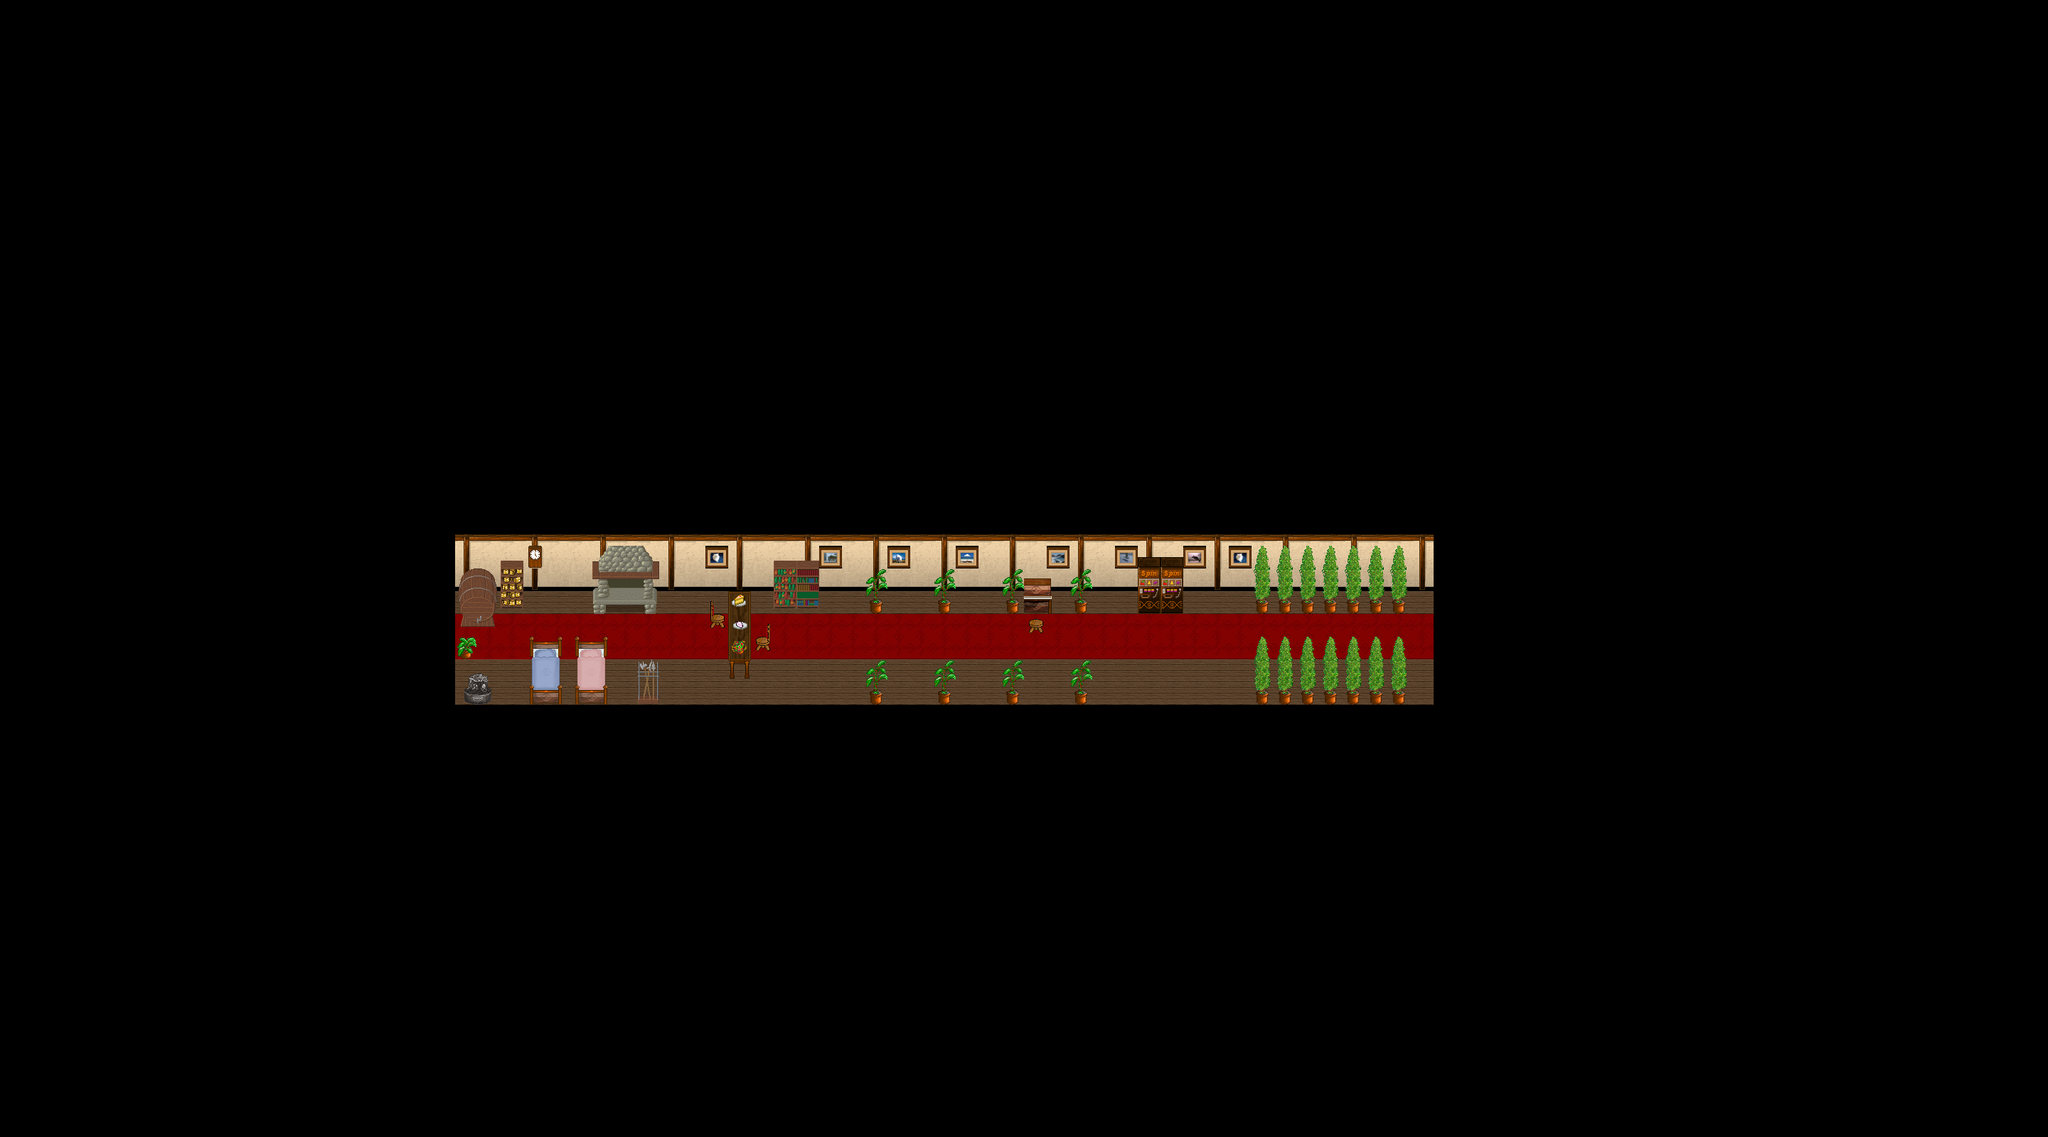

Below is a game level as drawn by its tile map, then a one-line description and the .tmx that defines it (tile-layer data replaced by summaries):
An orthogonal 90x50 tile map with 32x32 px tiles, 5 tile layers (Ground, Ground, Ground, Fringe, ...), 1 hidden layer not drawn, 8 tilesets and 1 object (WARP).

<map version="1.0" orientation="orthogonal" width="90" height="50" tilewidth="32" tileheight="32">
 <tileset firstgid="1" name="collision1_32_32" tilewidth="32" tileheight="32">
  <image source="../graphics/tiles/collision1_32_32.png" width="1024" height="1024" />
 </tileset>
 <tileset firstgid="1025" name="indoor2_32_32" tilewidth="32" tileheight="32">
  <image source="../graphics/tiles/indoor2_32_32.png" width="1024" height="1024" />
 </tileset>
 <tileset firstgid="2049" name="indoor3_32_32" tilewidth="32" tileheight="32">
  <image source="../graphics/tiles/indoor3_32_32.png" width="1024" height="1024" />
 </tileset>
 <tileset firstgid="3073" name="indoor1_32_64" tilewidth="32" tileheight="64">
  <image source="../graphics/tiles/indoor1_32_64.png" width="1024" height="1024" />
 </tileset>
 <tileset firstgid="3585" name="indoor1_32_96" tilewidth="32" tileheight="96">
  <image source="../graphics/tiles/indoor1_32_96.png" width="1024" height="960" />
 </tileset>
 <tileset firstgid="3905" name="indoor1_32_128" tilewidth="32" tileheight="128">
  <image source="../graphics/tiles/indoor1_32_128.png" width="1024" height="1024" />
 </tileset>
 <tileset firstgid="4161" name="indoor2_32_64" tilewidth="32" tileheight="64">
  <image source="../graphics/tiles/indoor2_32_64.png" width="1024" height="1024" />
 </tileset>
 <tileset firstgid="4673" name="indoor2_32_96" tilewidth="32" tileheight="96">
  <image source="../graphics/tiles/indoor2_32_96.png" width="1024" height="960" />
 </tileset>
 <layer name="Ground" width="90" height="50">
  <data>[4500 cells, 4500 non-empty, 4 distinct tile ids]</data>
 </layer>
 <layer name="Ground" width="90" height="50">
  <data>[4500 cells, 145 non-empty, 29 distinct tile ids]</data>
 </layer>
 <layer name="Ground" width="90" height="50">
  <data>[4500 cells, 3 non-empty, 3 distinct tile ids]</data>
 </layer>
 <layer name="Fringe" width="90" height="50">
  <data>[4500 cells, 37 non-empty, 16 distinct tile ids]</data>
 </layer>
 <layer name="Over" width="90" height="50">
  <data>[4500 cells, 4 non-empty, 4 distinct tile ids]</data>
 </layer>
 <layer name="Collision" width="90" height="50" visible="0">
  <data>[4500 cells, 4333 non-empty, 1 distinct tile ids]</data>
 </layer>
 <objectgroup name="Object" width="90" height="50">
  <object name="Warp to hous01-o0-o0-o0" type="WARP" x="1995" y="865" width="21" height="62">
   <properties>
    <property name="DEST_MAP" value="iw-burg-cedric-house01-o00-o00-o00" />
    <property name="DEST_X" value="688" />
    <property name="DEST_Y" value="912" />
   </properties>
  </object>
 </objectgroup>
</map>
